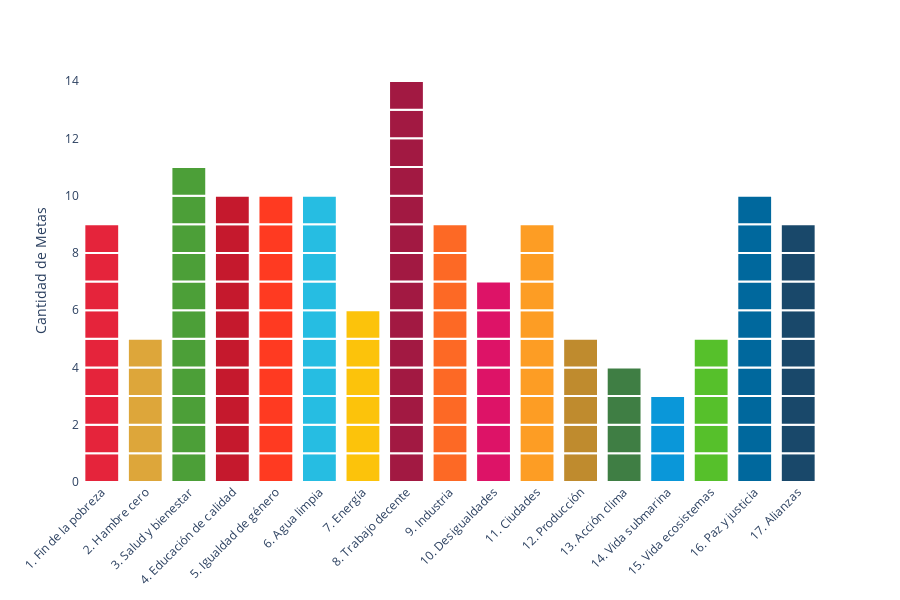

Notebook cell for this chart:
### Markdown cell above
```{=html}
<button class="ods-btn" 
        style="--ods-color: #14496B;" 
        onclick="window.location.href='ODS_PRUEVA.html';" 
        aria-label="Fin de la Pobreza">
  <div class="ods-icon">
    <img src="imagenes/ALIANZAS.jpg" alt="Icono Fin de la Pobreza">
  </div>
  <div class="ods-text">
    <strong>Fin de la Pobreza</strong>
    <p>Poner fin a la pobreza en todas sus formas.</p>
  </div>
</button>
```

### Code cell
---
title: "ODS - Visualización Limpia de Bloques"
format: html
---

```{python}
import pandas as pd
import plotly.express as px

# 1. Datos del proyecto ODS
data = {
    "ODS": [
        "1. Fin de la pobreza", "2. Hambre cero", "3. Salud y bienestar", 
        "4. Educación de calidad", "5. Igualdad de género", "6. Agua limpia",
        "7. Energía", "8. Trabajo decente", "9. Industria", "10. Desigualdades",
        "11. Ciudades", "12. Producción", "13. Acción clima", "14. Vida submarina",
        "15. Vida ecosistemas", "16. Paz y justicia", "17. Alianzas"
    ],
    "Metas_Totales": [9, 5, 11, 10, 10, 10, 6, 14, 9, 7, 9, 5, 4, 3, 5, 10, 9],
    "Color": [
        "#E5243B", "#DDA63A", "#4C9F38", "#C5192D", "#FF3A21", "#26BDE2",
        "#FCC30B", "#A21942", "#FD6925", "#DD1367", "#FD9D24", "#BF8B2E",
        "#3F7E44", "#0A97D9", "#56C02B", "#00689D", "#19486A"
    ]
}

df_resumen = pd.DataFrame(data)

# 2. Generar estructura de bloques sin etiquetas internas
rows = []
for _, row in df_resumen.iterrows():
    for _ in range(row['Metas_Totales']):
        rows.append({
            "ODS": row['ODS'],
            "Valor": 1,
            "Color": row['Color']
        })

df_plot = pd.DataFrame(rows)

# 3. Crear la gráfica (se eliminan hover_name y hover_data)
fig = px.bar(
    df_plot, 
    x="ODS", 
    y="Valor", 
    color="ODS",
    color_discrete_map=dict(zip(df_resumen['ODS'], df_resumen['Color'])),
    category_orders={"ODS": data["ODS"]}
)

# 4. Configuración estética: Líneas blancas y desactivación de hover
fig.update_traces(
    marker_line_color='white',
    marker_line_width=2,
    hoverinfo='skip' # <-- Esta línea elimina el texto "Meta X.Y" y cualquier tooltip
)

fig.update_layout(
    showlegend=False,
    xaxis_title=None,
    yaxis_title="Cantidad de Metas",
    plot_bgcolor='white',
    height=500,
    # Limpieza de ejes
    yaxis=dict(showgrid=False, zeroline=False),
    xaxis=dict(tickangle=-45)
)

fig.show()

### Figure 1 — Plotly figure (JSON) as saved in the notebook; plotly's stock layout.template omitted (floating-point values rounded to 4 significant figures)
{"data": [{"alignmentgroup": "True", "hovertemplate": "<b>%{hovertext}</b><extra></extra>", "hovertext": ["Meta 1.1", "Meta 1.2", "Meta 1.3", "Meta 1.4", "Meta 1.5", "Meta 1.6", "Meta 1.7", "Meta 1.8", "Meta 1.9"], "legendgroup": "1. Fin de la pobreza", "marker": {"color": "#E5243B", "line": {"color": "white", "width": 2}, "pattern": {"shape": ""}}, "name": "1. Fin de la pobreza", "offsetgroup": "1. Fin de la pobreza", "orientation": "v", "showlegend": true, "textposition": "auto", "type": "bar", "x": ["1. Fin de la pobreza", "1. Fin de la pobreza", "1. Fin de la pobreza", "1. Fin de la pobreza", "1. Fin de la pobreza", "1. Fin de la pobreza", "1. Fin de la pobreza", "1. Fin de la pobreza", "1. Fin de la pobreza"], "xaxis": "x", "y": [1, 1, 1, 1, 1, 1, 1, 1, 1], "yaxis": "y"}, {"alignmentgroup": "True", "hovertemplate": "<b>%{hovertext}</b><extra></extra>", "hovertext": ["Meta 2.1", "Meta 2.2", "Meta 2.3", "Meta 2.4", "Meta 2.5"], "legendgroup": "2. Hambre cero", "marker": {"color": "#DDA63A", "line": {"color": "white", "width": 2}, "pattern": {"shape": ""}}, "name": "2. Hambre cero", "offsetgroup": "2. Hambre cero", "orientation": "v", "showlegend": true, "textposition": "auto", "type": "bar", "x": ["2. Hambre cero", "2. Hambre cero", "2. Hambre cero", "2. Hambre cero", "2. Hambre cero"], "xaxis": "x", "y": [1, 1, 1, 1, 1], "yaxis": "y"}, {"alignmentgroup": "True", "hovertemplate": "<b>%{hovertext}</b><extra></extra>", "hovertext": ["Meta 3.1", "Meta 3.2", "Meta 3.3", "Meta 3.4", "Meta 3.5", "Meta 3.6", "Meta 3.7", "Meta 3.8", "Meta 3.9", "Meta 3.10", "Meta 3.11"], "legendgroup": "3. Salud y bienestar", "marker": {"color": "#4C9F38", "line": {"color": "white", "width": 2}, "pattern": {"shape": ""}}, "name": "3. Salud y bienestar", "offsetgroup": "3. Salud y bienestar", "orientation": "v", "showlegend": true, "textposition": "auto", "type": "bar", "x": ["3. Salud y bienestar", "3. Salud y bienestar", "3. Salud y bienestar", "3. Salud y bienestar", "3. Salud y bienestar", "3. Salud y bienestar", "3. Salud y bienestar", "3. Salud y bienestar", "3. Salud y bienestar", "3. Salud y bienestar", "3. Salud y bienestar"], "xaxis": "x", "y": [1, 1, 1, 1, 1, 1, 1, 1, 1, 1, 1], "yaxis": "y"}, {"alignmentgroup": "True", "hovertemplate": "<b>%{hovertext}</b><extra></extra>", "hovertext": ["Meta 4.1", "Meta 4.2", "Meta 4.3", "Meta 4.4", "Meta 4.5", "Meta 4.6", "Meta 4.7", "Meta 4.8", "Meta 4.9", "Meta 4.10"], "legendgroup": "4. Educación de calidad", "marker": {"color": "#C5192D", "line": {"color": "white", "width": 2}, "pattern": {"shape": ""}}, "name": "4. Educación de calidad", "offsetgroup": "4. Educación de calidad", "orientation": "v", "showlegend": true, "textposition": "auto", "type": "bar", "x": ["4. Educación de calidad", "4. Educación de calidad", "4. Educación de calidad", "4. Educación de calidad", "4. Educación de calidad", "4. Educación de calidad", "4. Educación de calidad", "4. Educación de calidad", "4. Educación de calidad", "4. Educación de calidad"], "xaxis": "x", "y": [1, 1, 1, 1, 1, 1, 1, 1, 1, 1], "yaxis": "y"}, {"alignmentgroup": "True", "hovertemplate": "<b>%{hovertext}</b><extra></extra>", "hovertext": ["Meta 5.1", "Meta 5.2", "Meta 5.3", "Meta 5.4", "Meta 5.5", "Meta 5.6", "Meta 5.7", "Meta 5.8", "Meta 5.9", "Meta 5.10"], "legendgroup": "5. Igualdad de género", "marker": {"color": "#FF3A21", "line": {"color": "white", "width": 2}, "pattern": {"shape": ""}}, "name": "5. Igualdad de género", "offsetgroup": "5. Igualdad de género", "orientation": "v", "showlegend": true, "textposition": "auto", "type": "bar", "x": ["5. Igualdad de género", "5. Igualdad de género", "5. Igualdad de género", "5. Igualdad de género", "5. Igualdad de género", "5. Igualdad de género", "5. Igualdad de género", "5. Igualdad de género", "5. Igualdad de género", "5. Igualdad de género"], "xaxis": "x", "y": [1, 1, 1, 1, 1, 1, 1, 1, 1, 1], "yaxis": "y"}, {"alignmentgroup": "True", "hovertemplate": "<b>%{hovertext}</b><extra></extra>", "hovertext": ["Meta 6.1", "Meta 6.2", "Meta 6.3", "Meta 6.4", "Meta 6.5", "Meta 6.6", "Meta 6.7", "Meta 6.8", "Meta 6.9", "Meta 6.10"], "legendgroup": "6. Agua limpia", "marker": {"color": "#26BDE2", "line": {"color": "white", "width": 2}, "pattern": {"shape": ""}}, "name": "6. Agua limpia", "offsetgroup": "6. Agua limpia", "orientation": "v", "showlegend": true, "textposition": "auto", "type": "bar", "x": ["6. Agua limpia", "6. Agua limpia", "6. Agua limpia", "6. Agua limpia", "6. Agua limpia", "6. Agua limpia", "6. Agua limpia", "6. Agua limpia", "6. Agua limpia", "6. Agua limpia"], "xaxis": "x", "y": [1, 1, 1, 1, 1, 1, 1, 1, 1, 1], "yaxis": "y"}, {"alignmentgroup": "True", "hovertemplate": "<b>%{hovertext}</b><extra></extra>", "hovertext": ["Meta 7.1", "Meta 7.2", "Meta 7.3", "Meta 7.4", "Meta 7.5", "Meta 7.6"], "legendgroup": "7. Energía", "marker": {"color": "#FCC30B", "line": {"color": "white", "width": 2}, "pattern": {"shape": ""}}, "name": "7. Energía", "offsetgroup": "7. Energía", "orientation": "v", "showlegend": true, "textposition": "auto", "type": "bar", "x": ["7. Energía", "7. Energía", "7. Energía", "7. Energía", "7. Energía", "7. Energía"], "xaxis": "x", "y": [1, 1, 1, 1, 1, 1], "yaxis": "y"}, {"alignmentgroup": "True", "hovertemplate": "<b>%{hovertext}</b><extra></extra>", "hovertext": ["Meta 8.1", "Meta 8.2", "Meta 8.3", "Meta 8.4", "Meta 8.5", "Meta 8.6", "Meta 8.7", "Meta 8.8", "Meta 8.9", "Meta 8.10", "Meta 8.11", "Meta 8.12", "Meta 8.13", "Meta 8.14"], "legendgroup": "8. Trabajo decente", "marker": {"color": "#A21942", "line": {"color": "white", "width": 2}, "pattern": {"shape": ""}}, "name": "8. Trabajo decente", "offsetgroup": "8. Trabajo decente", "orientation": "v", "showlegend": true, "textposition": "auto", "type": "bar", "x": ["8. Trabajo decente", "8. Trabajo decente", "8. Trabajo decente", "8. Trabajo decente", "8. Trabajo decente", "8. Trabajo decente", "8. Trabajo decente", "8. Trabajo decente", "8. Trabajo decente", "8. Trabajo decente", "8. Trabajo decente", "8. Trabajo decente", "8. Trabajo decente", "8. Trabajo decente"], "xaxis": "x", "y": [1, 1, 1, 1, 1, 1, 1, 1, 1, 1, 1, 1, 1, 1], "yaxis": "y"}, {"alignmentgroup": "True", "hovertemplate": "<b>%{hovertext}</b><extra></extra>", "hovertext": ["Meta 9.1", "Meta 9.2", "Meta 9.3", "Meta 9.4", "Meta 9.5", "Meta 9.6", "Meta 9.7", "Meta 9.8", "Meta 9.9"], "legendgroup": "9. Industria", "marker": {"color": "#FD6925", "line": {"color": "white", "width": 2}, "pattern": {"shape": ""}}, "name": "9. Industria", "offsetgroup": "9. Industria", "orientation": "v", "showlegend": true, "textposition": "auto", "type": "bar", "x": ["9. Industria", "9. Industria", "9. Industria", "9. Industria", "9. Industria", "9. Industria", "9. Industria", "9. Industria", "9. Industria"], "xaxis": "x", "y": [1, 1, 1, 1, 1, 1, 1, 1, 1], "yaxis": "y"}, {"alignmentgroup": "True", "hovertemplate": "<b>%{hovertext}</b><extra></extra>", "hovertext": ["Meta 10.1", "Meta 10.2", "Meta 10.3", "Meta 10.4", "Meta 10.5", "Meta 10.6", "Meta 10.7"], "legendgroup": "10. Desigualdades", "marker": {"color": "#DD1367", "line": {"color": "white", "width": 2}, "pattern": {"shape": ""}}, "name": "10. Desigualdades", "offsetgroup": "10. Desigualdades", "orientation": "v", "showlegend": true, "textposition": "auto", "type": "bar", "x": ["10. Desigualdades", "10. Desigualdades", "10. Desigualdades", "10. Desigualdades", "10. Desigualdades", "10. Desigualdades", "10. Desigualdades"], "xaxis": "x", "y": [1, 1, 1, 1, 1, 1, 1], "yaxis": "y"}, {"alignmentgroup": "True", "hovertemplate": "<b>%{hovertext}</b><extra></extra>", "hovertext": ["Meta 11.1", "Meta 11.2", "Meta 11.3", "Meta 11.4", "Meta 11.5", "Meta 11.6", "Meta 11.7", "Meta 11.8", "Meta 11.9"], "legendgroup": "11. Ciudades", "marker": {"color": "#FD9D24", "line": {"color": "white", "width": 2}, "pattern": {"shape": ""}}, "name": "11. Ciudades", "offsetgroup": "11. Ciudades", "orientation": "v", "showlegend": true, "textposition": "auto", "type": "bar", "x": ["11. Ciudades", "11. Ciudades", "11. Ciudades", "11. Ciudades", "11. Ciudades", "11. Ciudades", "11. Ciudades", "11. Ciudades", "11. Ciudades"], "xaxis": "x", "y": [1, 1, 1, 1, 1, 1, 1, 1, 1], "yaxis": "y"}, {"alignmentgroup": "True", "hovertemplate": "<b>%{hovertext}</b><extra></extra>", "hovertext": ["Meta 12.1", "Meta 12.2", "Meta 12.3", "Meta 12.4", "Meta 12.5"], "legendgroup": "12. Producción", "marker": {"color": "#BF8B2E", "line": {"color": "white", "width": 2}, "pattern": {"shape": ""}}, "name": "12. Producción", "offsetgroup": "12. Producción", "orientation": "v", "showlegend": true, "textposition": "auto", "type": "bar", "x": ["12. Producción", "12. Producción", "12. Producción", "12. Producción", "12. Producción"], "xaxis": "x", "y": [1, 1, 1, 1, 1], "yaxis": "y"}, {"alignmentgroup": "True", "hovertemplate": "<b>%{hovertext}</b><extra></extra>", "hovertext": ["Meta 13.1", "Meta 13.2", "Meta 13.3", "Meta 13.4"], "legendgroup": "13. Acción clima", "marker": {"color": "#3F7E44", "line": {"color": "white", "width": 2}, "pattern": {"shape": ""}}, "name": "13. Acción clima", "offsetgroup": "13. Acción clima", "orientation": "v", "showlegend": true, "textposition": "auto", "type": "bar", "x": ["13. Acción clima", "13. Acción clima", "13. Acción clima", "13. Acción clima"], "xaxis": "x", "y": [1, 1, 1, 1], "yaxis": "y"}, {"alignmentgroup": "True", "hovertemplate": "<b>%{hovertext}</b><extra></extra>", "hovertext": ["Meta 14.1", "Meta 14.2", "Meta 14.3"], "legendgroup": "14. Vida submarina", "marker": {"color": "#0A97D9", "line": {"color": "white", "width": 2}, "pattern": {"shape": ""}}, "name": "14. Vida submarina", "offsetgroup": "14. Vida submarina", "orientation": "v", "showlegend": true, "textposition": "auto", "type": "bar", "x": ["14. Vida submarina", "14. Vida submarina", "14. Vida submarina"], "xaxis": "x", "y": [1, 1, 1], "yaxis": "y"}, {"alignmentgroup": "True", "hovertemplate": "<b>%{hovertext}</b><extra></extra>", "hovertext": ["Meta 15.1", "Meta 15.2", "Meta 15.3", "Meta 15.4", "Meta 15.5"], "legendgroup": "15. Vida ecosistemas", "marker": {"color": "#56C02B", "line": {"color": "white", "width": 2}, "pattern": {"shape": ""}}, "name": "15. Vida ecosistemas", "offsetgroup": "15. Vida ecosistemas", "orientation": "v", "showlegend": true, "textposition": "auto", "type": "bar", "x": ["15. Vida ecosistemas", "15. Vida ecosistemas", "15. Vida ecosistemas", "15. Vida ecosistemas", "15. Vida ecosistemas"], "xaxis": "x", "y": [1, 1, 1, 1, 1], "yaxis": "y"}, {"alignmentgroup": "True", "hovertemplate": "<b>%{hovertext}</b><extra></extra>", "hovertext": ["Meta 16.1", "Meta 16.2", "Meta 16.3", "Meta 16.4", "Meta 16.5", "Meta 16.6", "Meta 16.7", "Meta 16.8", "Meta 16.9", "Meta 16.10"], "legendgroup": "16. Paz y justicia", "marker": {"color": "#00689D", "line": {"color": "white", "width": 2}, "pattern": {"shape": ""}}, "name": "16. Paz y justicia", "offsetgroup": "16. Paz y justicia", "orientation": "v", "showlegend": true, "textposition": "auto", "type": "bar", "x": ["16. Paz y justicia", "16. Paz y justicia", "16. Paz y justicia", "16. Paz y justicia", "16. Paz y justicia", "16. Paz y justicia", "16. Paz y justicia", "16. Paz y justicia", "16. Paz y justicia", "16. Paz y justicia"], "xaxis": "x", "y": [1, 1, 1, 1, 1, 1, 1, 1, 1, 1], "yaxis": "y"}, {"alignmentgroup": "True", "hovertemplate": "<b>%{hovertext}</b><extra></extra>", "hovertext": ["Meta 17.1", "Meta 17.2", "Meta 17.3", "Meta 17.4", "Meta 17.5", "Meta 17.6", "Meta 17.7", "Meta 17.8", "Meta 17.9"], "legendgroup": "17. Alianzas", "marker": {"color": "#19486A", "line": {"color": "white", "width": 2}, "pattern": {"shape": ""}}, "name": "17. Alianzas", "offsetgroup": "17. Alianzas", "orientation": "v", "showlegend": true, "textposition": "auto", "type": "bar", "x": ["17. Alianzas", "17. Alianzas", "17. Alianzas", "17. Alianzas", "17. Alianzas", "17. Alianzas", "17. Alianzas", "17. Alianzas", "17. Alianzas"], "xaxis": "x", "y": [1, 1, 1, 1, 1, 1, 1, 1, 1], "yaxis": "y"}], "layout": {"barmode": "relative", "height": 600, "hoverlabel": {"bgcolor": "white", "font": {"size": 12}}, "legend": {"title": {"text": "ODS"}, "tracegroupgap": 0}, "margin": {"t": 60}, "plot_bgcolor": "white", "showlegend": false, "xaxis": {"anchor": "y", "categoryarray": ["1. Fin de la pobreza", "2. Hambre cero", "3. Salud y bienestar", "4. Educación de calidad", "5. Igualdad de género", "6. Agua limpia", "7. Energía", "8. Trabajo decente", "9. Industria", "10. Desigualdades", "11. Ciudades", "12. Producción", "13. Acción clima", "14. Vida submarina", "15. Vida ecosistemas", "16. Paz y justicia", "17. Alianzas"], "categoryorder": "array", "domain": [0, 1], "tickangle": -45, "title": {}}, "yaxis": {"anchor": "x", "domain": [0, 1], "showgrid": false, "title": {"text": "Cantidad de Metas"}, "zeroline": false}}}
